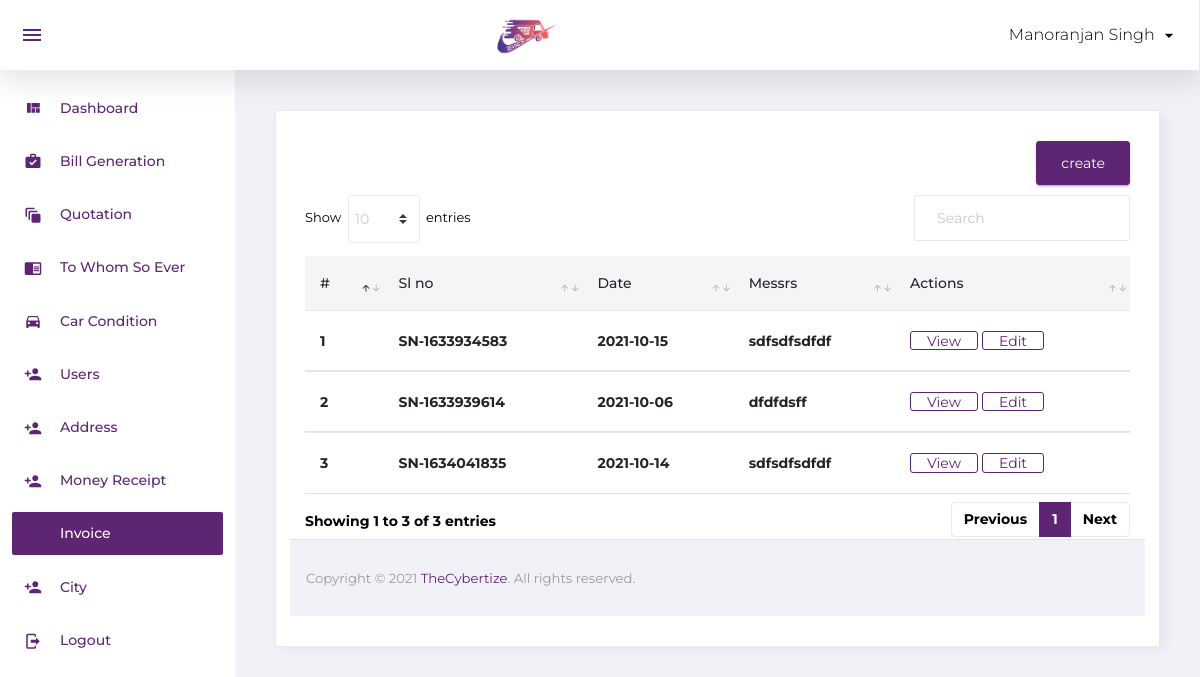
The app's page /invoice.php (signed in) with its own data.
### tables this page shows
CREATE TABLE `invoices` (
  `id` int(11) NOT NULL,
  `slno` varchar(20) NOT NULL,
  `cdate` date NOT NULL,
  `messrs` varchar(50) NOT NULL,
  `messrs1` varchar(50) DEFAULT NULL,
  `myjsondata` longtext NOT NULL CHECK (json_valid(`myjsondata`)),
  `mjson` longtext NOT NULL CHECK (json_valid(`mjson`))
);

### invoice.php (the view)
<?php
include 'config.php';
include 'include/header.php'; ?>
         <div class="content-wrapper">
          <div class="card">
            <div class="card-body">
              <div class="row">
                <div class="col-sm-6"><h4 class="card-title"></h4></div>
                <div class="col-sm-6">
                        <a href="add_invoice.php"><button type="button" class="btn btn-primary adUserbtn">create</button></a>
                </div>
              </div>
              <div class="row">
                <div class="col-12">
                  <div class="table-responsive">
                    <table id="order-listing" class="table">
                      <thead>
                        <tr>
                            <th>#</th>
                            <th>Sl no</th>
                            <th>Date</th>
                            <th>Messrs</th>
                            <th>Actions</th>
                        </tr>
                      </thead>
                      <tbody>
                         <?php
                        $sql = "select * from invoices";
                        $query = mysqli_query($con, $sql);
                        $count = mysqli_num_rows($query);
                        if ($count > 0 ) {
                          $n=1;
                          while($row = mysqli_fetch_assoc($query)){ ?>
                              <tr>
                                <td><?php echo $n; ?></td>
                               <td><?php echo $row['slno']; ?></td>
                                <td><?php echo $row['cdate']; ?></td>
                                <td><?php echo $row['messrs']; ?></td>
                                <td>
                                  <a href="view_invoice.php?id=<?php echo $row['id']; ?>">
                                    <button class="btn btn-outline-primary">View</button>
                                  </a>
                                  <a href="edit_invoice.php?id=<?php echo $row['id']; ?>">
                                    <button class="btn btn-outline-primary">Edit</button>
                                  </a>
                                </td>
                              </tr>
                          <?php $n++; }
                          }
                        ?>
                      </tbody>
                    </table>
                  </div>
                                </div>
<?php include 'include/footer.php'; ?>

### assets/style.css (style rules this page uses)
* { margin:0; padding:0; font-family: 'Montserrat', sans-serif; }
body { font-weight: 700; }
tr { line-height: 10px; min-height: 10px; height: 10px; }
.adUserbtn { float: right; margin-bottom: 10px; }

### records on screen
invoices: slno "SN-1633934583", cdate "2021-10-15", messrs "sdfsdfsdfdf"
invoices: slno "SN-1633939614", cdate "2021-10-06", messrs "dfdfdsff"
invoices: slno "SN-1634041835", cdate "2021-10-14", messrs "sdfsdfsdfdf"

### other values on screen
$_SESSION['username'] "Manoranjan Singh"
